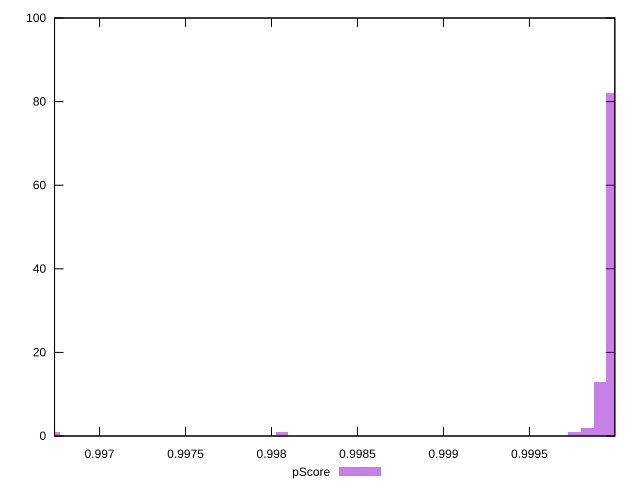

This chart was generated by the following gnuplot code:
reset

$pScore <<EOF
0.9980613857016061 1
0.9999844326875437 82
0.9999104693419307 13
0.9967300454805724 1
0.9998365059963178 2
0.9997625426507047 1
EOF

set key outside below
set boxwidth 0.000073963345612984
set xrange [0.9967381177501919:0.999996718509389]
set yrange [0:100]
set trange [0:100]
set style fill transparent solid 0.5 noborder
set terminal svg size 640, 490 enhanced background rgb 'white'
set output "reports/report_00031_2021-02-24T23-18-18.084Z/estimated-input-latency/samples/astro/pScore/histogram.svg"

plot $pScore title "pScore" with boxes

reset
